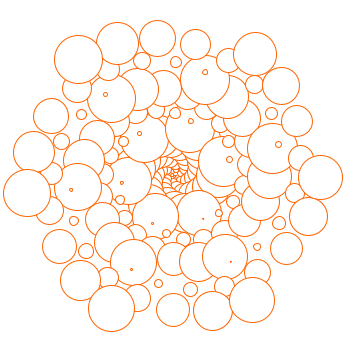
Frame 1 (no input)
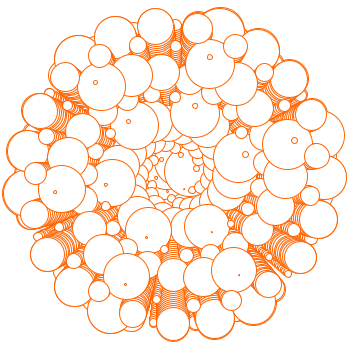
Frame 60 (the mouse pressed at the canvas centre just before this capture)
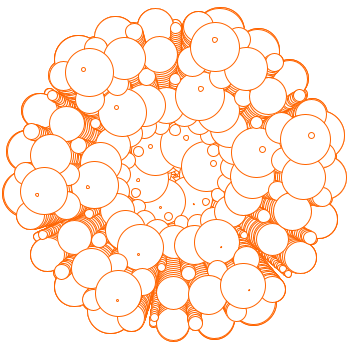
Frame 120 (the mouse held since frame 60 and released just before this capture)

The Processing sketch that drew these frames (run headless with seeded random() and noise(); from frame 60 on, the mouse is pressed at the canvas centre):

// Processing sketch: processing_46302
// ── processing_46302.pde

void setup() {
  size(350, 350);
  background(255);
  smooth();
}

int t;

void draw() {
  for (int i = 0;i <= 150;i++) {
    stroke(255, 100, 0);
    ellipse(width/2+i*cos(t), height/2+i*sin(t), t, t);
    t++;
    if (t > 50) {
      t = 0;
    }
  }
}
